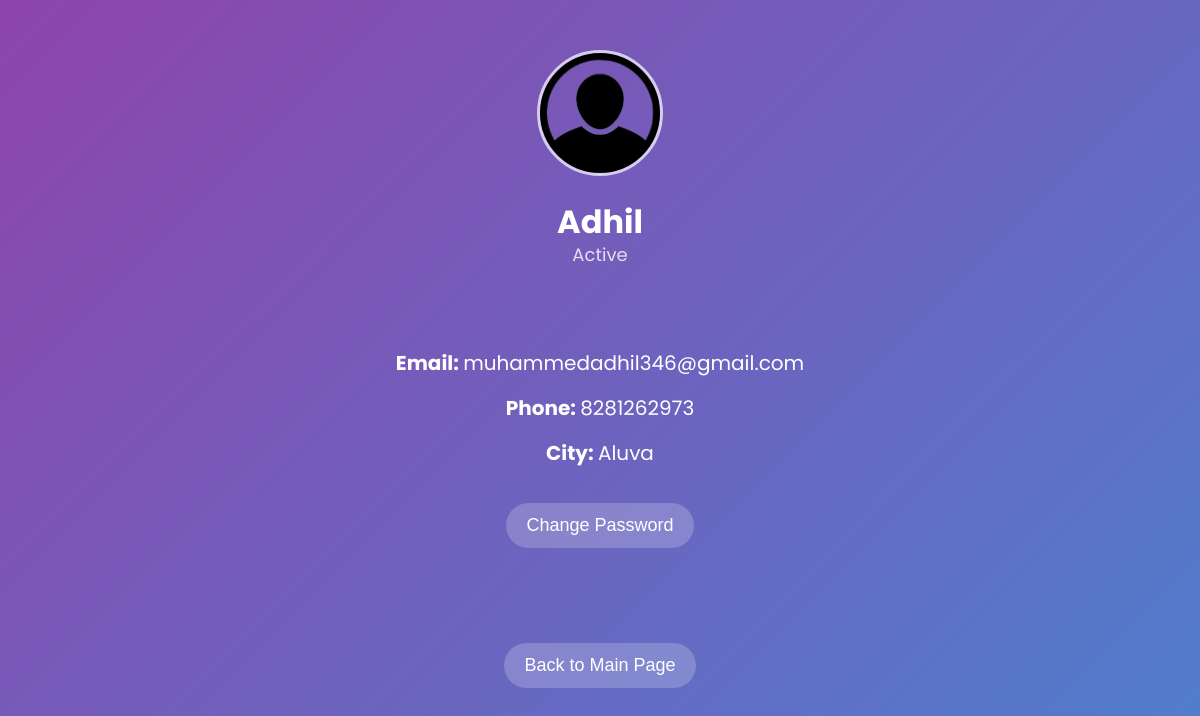
The page /profile.php (signed in) on the database its author committed.
### tables this page shows
CREATE TABLE `users` (
  `user_id` int(11) NOT NULL,
  `username` varchar(100) NOT NULL,
  `email` varchar(100) NOT NULL,
  `password` varchar(255) NOT NULL,
  `phone` varchar(15) DEFAULT NULL,
  `city` varchar(100) NOT NULL,
  `role` enum('user','admin') DEFAULT 'user',
  `created_at` timestamp NOT NULL DEFAULT current_timestamp(),
  `status` tinyint(1) DEFAULT 1,
  `ProfilePath` varchar(255) DEFAULT NULL
);

### profile.php (the view, shortened to what this page needs)
<?php
include('include/db.php');
$userID = $_SESSION['user_id'];
$query = "SELECT username, email, phone, city, status FROM users WHERE user_id = ?";
$stmt = $conn->prepare($query);
$stmt->bind_param("i", $userID);
$stmt->execute();
$result = $stmt->get_result();
$user = $result->fetch_assoc();
?>
<!DOCTYPE html>
<html lang="en">
<head>
    <link rel="stylesheet" href="css/profile.css">
</head>
<body>
    <header class="profile-header">
        <img src="images/profile-icon.png" alt="Profile Icon" class="profile-icon">
        <h1><?php echo htmlspecialchars($user['username']); ?></h1>
        <p class="status"><?php echo $user['status'] == 1 ? 'Active' : 'Deactivated'; ?></p>
    </header>
    <div class="details" >
        <p><strong>Email: </strong> <?php echo htmlspecialchars($user['email']); ?></p>
        <p><strong>Phone: </strong> <?php echo htmlspecialchars($user['phone']); ?></p>
        <p><strong>City: </strong> <?php echo htmlspecialchars($user['city']); ?></p>
        <button class="change-password-button" onclick="togglePasswordForm()">Change Password</button>
    </div>
     <br><Br><br>
    <button class="back-link" onclick="window.location.href='mainPage.php';">Back to Main Page</button>
</body>
</html>

### css/profile.css (style rules this page uses)
body { margin: 0; padding: 0; font-family: 'Poppins', sans-serif; background: linear-gradient(135deg, #8e44ad, #3498db, #f39c12); background-size: 300% 300%; animation: gradientAnimation 15s ease infinite; color: #fff; text-align: center; }
.profile-header { margin-top: 50px; animation: fadeIn 1.2s ease; }
.profile-icon { width: 120px; height: 120px; border-radius: 50%; border: 3px solid rgba(255, 255, 255, 0.7); margin-bottom: 10px; }
.profile-header h1 { font-size: 32px; margin: 5px 0; }
.status { font-size: 18px; opacity: 0.8; margin-top: -10px; }
.details { margin-top: 80px; font-size: 20px; animation: slideUp 1.5s ease; text-align: center; }
.details p { margin: 15px 0; }
.change-password-button { margin-top: 20px; padding: 12px 20px; background-color: rgba(255, 255, 255, 0.2); border: none; border-radius: 25px; color: #fff; font-size: 18px; cursor: pointer; transition: background-color 0.3s, transform 0.2s; }
.back-link { margin-top: 20px; padding: 12px 20px; background-color: rgba(255, 255, 255, 0.2); border: none; border-radius: 25px; color: #fff; font-size: 18px; cursor: pointer; transition: background-color 0.3s, transform 0.2s; text-decoration: none; display: inline-block; text-align: center; }

### rows shown on the page
users: username "Adhil", email "muhammedadhil346@gmail.com", phone "8281262973", city "Aluva"
